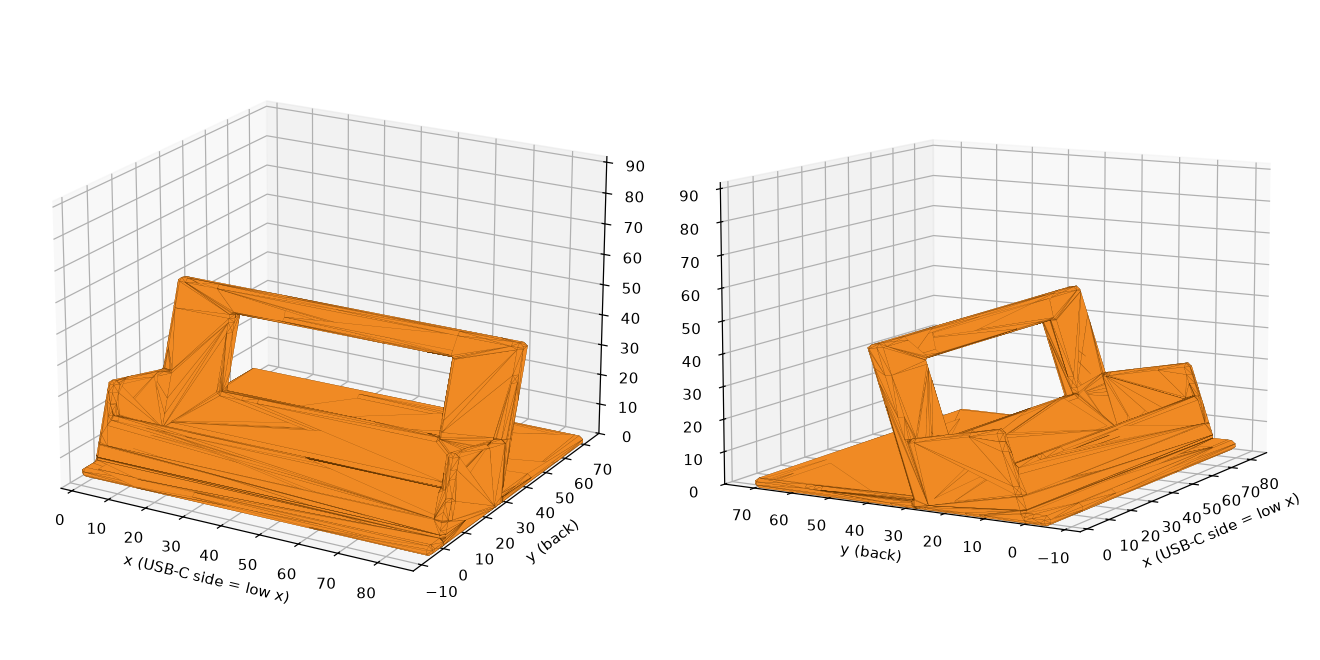

Write the Python code that produced this figure.
"""Desk stand for Pimoroni Tufty 2350 badge (85 W x 76 H x 20 D mm).

Holds badge upright (landscape), leaned back. Equal-height side walls, kept
low so a USB-C plug (port centre 30 mm above badge bottom, left edge) clears.
All convex edges chamfered.

Run:  python badge_stand.py   -> writes badge_stand.stl + badge_stand.png
"""
import struct
import numpy as np
from manifold3d import Manifold

# ---- badge ----
BADGE_W = 85.0   # width (x)
BADGE_H = 76.0   # height
BADGE_D = 20.0   # depth / thickness
TOL = 0.8        # clearance added to slot (per axis total)

# ---- stand ----
TILT = 15.0          # lean-back angle, degrees
RISE = 8.0           # slot floor height above table at front edge
FLOOR_T = 4.0        # slot floor thickness
LIP_H = 9.0          # front lip height (covers buttons 4 mm up; unused when seated)
LIP_T = 3.0          # front lip thickness
BACK_H = 48.0        # back wall height
BACK_T = 4.0         # back wall thickness
USB_Z = 30.0         # USB-C port centre above badge bottom (left edge)
PLUG_HALF = 6.5      # half height of USB-C plug overmold
SIDE_H = USB_Z - PLUG_HALF - 4.0  # both side walls, 4 mm under plug -> 19.5
SIDE_T = 3.0
BASE_T = 3.0         # foot plate thickness
BASE_BACK = 30.0     # foot extension behind back wall (anti-tip)
BASE_FRONT = 6.0     # foot extension in front of lip
WINDOW = True        # cutout in back wall so rear LEDs show
CHAMFER = 1.0        # 45 deg chamfer on all convex edges

W = BADGE_W + TOL
D = BADGE_D + TOL


def box(x0, y0, z0, x1, y1, z1):
    return Manifold.cube([x1 - x0, y1 - y0, z1 - z0]).translate([x0, y0, z0])


def place(m):
    """Cradle local frame -> world: lean back about front-bottom edge, lift to RISE."""
    m = m.translate([0, LIP_T, FLOOR_T]).rotate([-TILT, 0, 0])
    return m.translate([0, 0, RISE - FLOOR_T])


def build():
    # Cradle in local frame: slot floor at z=0, badge in x[0,W], y[0,D].
    x0, x1 = -SIDE_T, W + SIDE_T
    floor = box(x0, -LIP_T, -FLOOR_T, x1, D + BACK_T, 0)
    lip = box(x0, -LIP_T, 0, x1, 0, LIP_H)
    back = box(x0, D, 0, x1, D + BACK_T, BACK_H)
    if WINDOW:
        back = back - box(14, D - 1, 16, W - 14, D + BACK_T + 1, BACK_H - 8)
    side = box(W, -LIP_T, 0, x1, D + BACK_T, SIDE_H)
    left = box(x0, -LIP_T, 0, 0, D + BACK_T, SIDE_H)
    cradle = floor + lip + back + side + left

    cradle = place(cradle)
    floor_t = place(floor)

    # solid pedestal: hull of tilted floor with its footprint on table
    lo, hi = floor_t.bounding_box()[:3], floor_t.bounding_box()[3:]
    footprint = box(lo[0], lo[1], 0, hi[0], hi[1], 0.01)
    pedestal = Manifold.batch_hull([floor_t, footprint])

    # foot plate
    blo, bhi = cradle.bounding_box()[:3], cradle.bounding_box()[3:]
    foot = box(blo[0], -BASE_FRONT, 0, bhi[0], bhi[1] + BASE_BACK, BASE_T)

    model = cradle + pedestal + foot
    # trim anything below table
    model = model ^ box(-500, -500, 0, 500, 500, 500)
    return chamfer(model, CHAMFER)


def chamfer(m, c):
    """Morphological opening with octahedron: bevels convex edges, keeps size."""
    if c <= 0:
        return m
    pts = [[c, 0, 0], [-c, 0, 0], [0, c, 0], [0, -c, 0], [0, 0, c], [0, 0, -c]]
    octa = Manifold.hull_points(pts)
    return m.minkowski_difference(octa).minkowski_sum(octa)


def write_stl(m, path):
    mesh = m.to_mesh()
    v = np.asarray(mesh.vert_properties)[:, :3]
    t = np.asarray(mesh.tri_verts)
    with open(path, "wb") as f:
        f.write(b"badge stand".ljust(80, b"\0"))
        f.write(struct.pack("<I", len(t)))
        for a, b, c in t:
            p0, p1, p2 = v[a], v[b], v[c]
            n = np.cross(p1 - p0, p2 - p0)
            ln = np.linalg.norm(n)
            n = n / ln if ln else n
            f.write(struct.pack("<12fH", *n, *p0, *p1, *p2, 0))
    return v, t


def render(v, t, path):
    import matplotlib
    matplotlib.use("Agg")
    import matplotlib.pyplot as plt
    from mpl_toolkits.mplot3d.art3d import Poly3DCollection

    fig = plt.figure(figsize=(12, 6))
    for i, (el, az) in enumerate([(20, -60), (10, -150)]):
        ax = fig.add_subplot(1, 2, i + 1, projection="3d")
        ax.add_collection3d(Poly3DCollection(v[t], facecolor="#f08a24", edgecolor="#5a3000", linewidth=0.1))
        lo, hi = v.min(0), v.max(0)
        c, r = (lo + hi) / 2, (hi - lo).max() / 2
        ax.set_xlim(c[0] - r, c[0] + r); ax.set_ylim(c[1] - r, c[1] + r); ax.set_zlim(0, 2 * r)
        ax.view_init(el, az); ax.set_xlabel("x (USB-C side = low x)")
        ax.set_ylabel("y (back)")
    plt.tight_layout(); plt.savefig(path, dpi=110)


if __name__ == "__main__":
    m = build()
    v, t = write_stl(m, "badge_stand.stl")
    lo, hi = v.min(0), v.max(0)
    print(f"tris={len(t)} size={hi - lo} volume={m.volume():.0f} mm3 genus={m.genus()}")
    render(v, t, "badge_stand.png")
